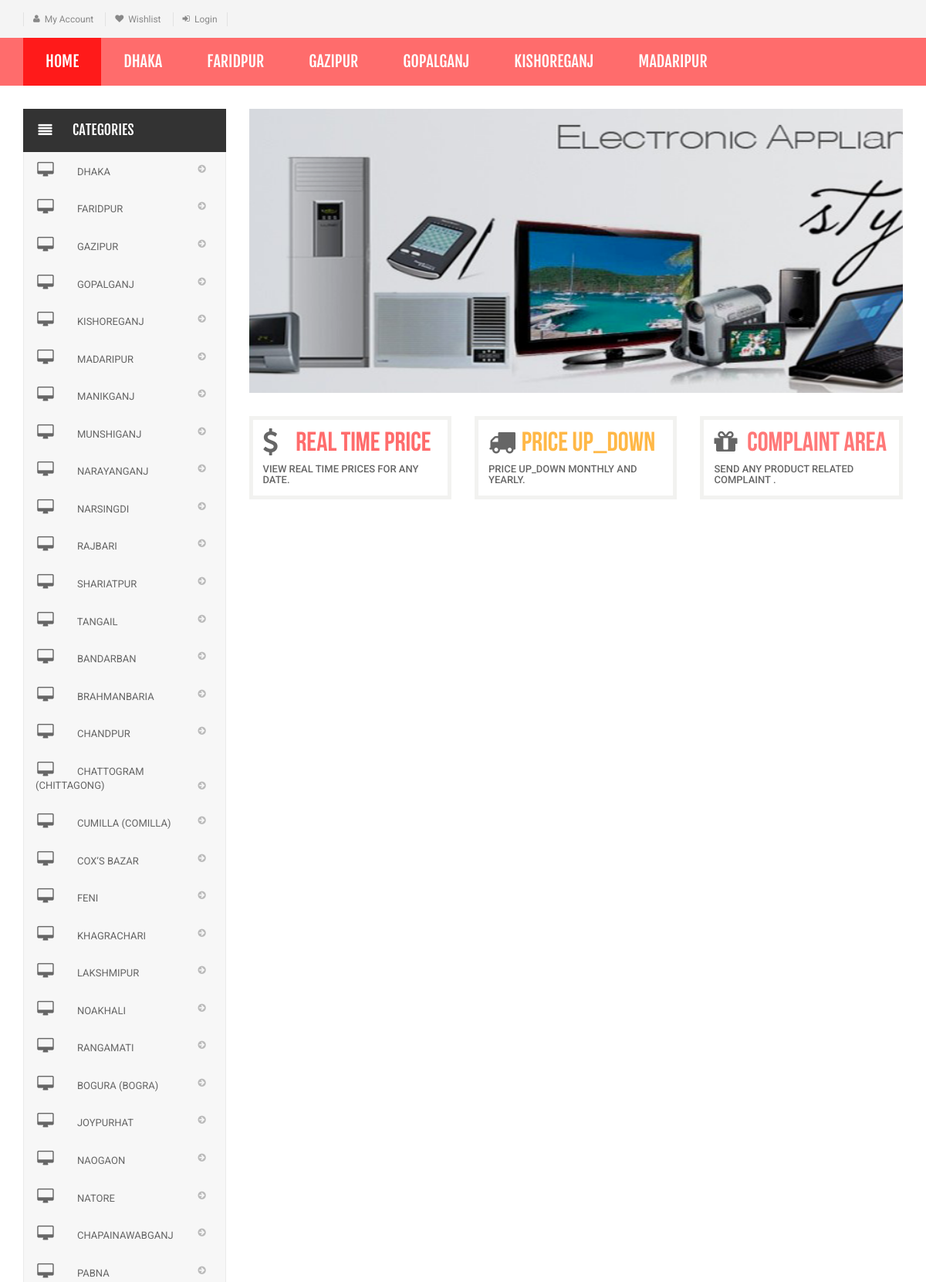
Screenshot of /Food/index.php (upper part) with the database file from the repository.
### tables this page shows
CREATE TABLE `category` (
  `id` int(11) NOT NULL,
  `categoryName` varchar(255) DEFAULT NULL,
  `categoryDescription` longtext DEFAULT NULL,
  `creationDate` timestamp NOT NULL DEFAULT current_timestamp(),
  `updationDate` varchar(255) DEFAULT NULL
);

### Food/index.php (the view, shortened to what this page needs)
<?php session_start();
include('includes/config.php');
?>
<!DOCTYPE html>
<html lang="en">
	<head>
	    <link rel="stylesheet" href="assets/css/bootstrap.min.css">
	    <link rel="stylesheet" href="assets/css/main.css">
	    <link rel="stylesheet" href="assets/css/red.css">
	    <link rel="stylesheet" href="assets/css/owl.carousel.css">
		<link rel="stylesheet" href="assets/css/owl.transitions.css">
		<link href="assets/css/lightbox.css" rel="stylesheet">
		<link rel="stylesheet" href="assets/css/animate.min.css">
		<link rel="stylesheet" href="assets/css/rateit.css">
		<link rel="stylesheet" href="assets/css/bootstrap-select.min.css">
		<link rel="stylesheet" href="assets/css/config.css">
		<link href="assets/css/green.css" rel="alternate stylesheet" title="Green color">
		<link href="assets/css/blue.css" rel="alternate stylesheet" title="Blue color">
		<link href="assets/css/red.css" rel="alternate stylesheet" title="Red color">
		<link href="assets/css/orange.css" rel="alternate stylesheet" title="Orange color">
		<link href="assets/css/dark-green.css" rel="alternate stylesheet" title="Darkgreen color">
		<link rel="stylesheet" href="assets/css/font-awesome.min.css">
	</head>
    <body class="cnt-home">
<header class="header-style-1">
<?php include('includes/top-header.php');?>
<?php include('includes/menu-bar.php');?>
</header>
<div class="body-content outer-top-xs" id="top-banner-and-menu">
	<div class="container">
		<div class="furniture-container homepage-container">
		<div class="row">
			<div class="col-xs-12 col-sm-12 col-md-3 sidebar">
	<?php include('includes/side-menu.php');?>
			</div>
			<div class="col-xs-12 col-sm-12 col-md-9 homebanner-holder">
<div id="hero" class="homepage-slider3">
	<div id="owl-main" class="owl-carousel owl-inner-nav owl-ui-sm">
		<div class="full-width-slider">
			<div class="item" style="background-image: url(assets/images/sliders/slider1.png);">
			</div>
		</div>
	</div>
</div>
<div class="info-boxes wow fadeInUp">
	<div class="info-boxes-inner">
		<div class="row">
			<div class="col-md-6 col-sm-4 col-lg-4">
				<div class="info-box">
					<div class="row">
						<div class="col-xs-2">
						     <i class="icon fa fa-dollar"></i>
						</div>
						<div class="col-xs-10">
							<h4 class="info-box-heading green">Real Time Price</h4>
						</div>
					</div>
					<h6 class="text">View Real Time Prices For Any Date.</h6>
				</div>
			</div>
			<div class="hidden-md col-sm-4 col-lg-4">
				<div class="info-box">
					<div class="row">
						<div class="col-xs-2">
							<i class="icon fa fa-truck"></i>
						</div>
						<div class="col-xs-10">
							<h4 class="info-box-heading orange">Price Up_Down</h4>
						</div>
					</div>
					<h6 class="text">Price Up_Down Monthly and yearly.</h6>
				</div>
			</div>
			<div class="col-md-6 col-sm-4 col-lg-4">
				<div class="info-box">
					<div class="row">
						<div class="col-xs-2">
							<i class="icon fa fa-gift"></i>
						</div>
						<div class="col-xs-10">
							<h4 class="info-box-heading red">Complaint Area</h4>
						</div>
					</div>
					<h6 class="text">send any product related Complaint .</h6>
				</div>
			</div>
		</div>
	</div>
</div>
			</div>
		</div>
</div>
</div>
</body>
</html>

### Food/includes/menu-bar.php (shortened to what this page needs)
<div class="header-nav animate-dropdown">
    <div class="container">
        <div class="yamm navbar navbar-default" role="navigation">
            <div class="nav-bg-class">
                <div class="navbar-collapse collapse" id="mc-horizontal-menu-collapse">
	<div class="nav-outer">
		<ul class="nav navbar-nav">
			<li class="active dropdown yamm-fw">
				<a href="index.php" data-hover="dropdown" class="dropdown-toggle">Home</a>
			</li>
              <?php $sql=mysqli_query($con,"select id,categoryName  from category limit 6");
while($row=mysqli_fetch_array($sql))
{
    ?>
			<li class="dropdown yamm">
				<a href="category.php?cid=<?php echo $row['id'];?>"> <?php echo $row['categoryName'];?></a>
			</li>
			<?php } ?>
		</ul>
		<div class="clearfix"></div>
	</div>
</div>
            </div>
        </div>
    </div>
</div>

### Food/includes/side-menu.php
<div class="side-menu animate-dropdown outer-bottom-xs">
    <div class="head"><i class="icon fa fa-align-justify fa-fw"></i> Categories</div>
    <nav class="yamm megamenu-horizontal" role="navigation">
        <ul class="nav">
            <li class="dropdown menu-item">
              <?php $sql=mysqli_query($con,"select id,categoryName  from category");
while($row=mysqli_fetch_array($sql))
{
    ?>
                <a href="category.php?cid=<?php echo $row['id'];?>" class="dropdown-toggle"><i class="icon fa fa-desktop fa-fw"></i>
                <?php echo $row['categoryName'];?></a>
                <?php }?>
</li>
</ul>
    </nav>
</div>

### Food/assets/css/red.css (style rules this page uses)
a { color: #ff6c6c; }
.header-style-1 .header-nav { background: #ff6c6c; }
.cnt-home .header-style-1 .header-nav .navbar .navbar-nav > li.active { background: #ff1a1a; }
.info-box .info-box-heading.green { color: #ff6c6c; }

### Food/assets/css/lightbox.css (style rules this page uses)
body:after { content: url(../images/close.png) url(../images/loading.gif) url(../images/prev.png) url(../images/next.png); display: none; }

### Food/assets/css/green.css (style rules this page uses)
a { color: #abd07e; }
.header-style-1 .header-nav { background: #abd07e; }
.cnt-home .header-style-1 .header-nav .navbar .navbar-nav > li.active { background: #84b943; }
.info-box .info-box-heading.green { color: #abd07e; }

### Food/assets/css/blue.css (style rules this page uses)
a { color: #3498db; }
.header-style-1 .header-nav { background: #3498db; }
.cnt-home .header-style-1 .header-nav .navbar .navbar-nav > li.active { background: #1d6ca1; }
.info-box .info-box-heading.green { color: #3498db; }

### Food/assets/css/orange.css (style rules this page uses)
a { color: #f39c12; }
.header-style-1 .header-nav { background: #f39c12; }
.cnt-home .header-style-1 .header-nav .navbar .navbar-nav > li.active { background: #ab6c09; }
.info-box .info-box-heading.green { color: #f39c12; }

### Food/assets/css/dark-green.css (style rules this page uses)
a { color: #12cca7; }
.header-style-1 .header-nav { background: #12cca7; }
.cnt-home .header-style-1 .header-nav .navbar .navbar-nav > li.active { background: #0b816a; }
.info-box .info-box-heading.green { color: #12cca7; }

### rows the page displays
category: categoryName "DHAKA"
category: categoryName "FARIDPUR"
category: categoryName "GAZIPUR"
category: categoryName "GOPALGANJ"
category: categoryName "KISHOREGANJ"
category: categoryName "MADARIPUR"
category: categoryName "MANIKGANJ"
category: categoryName "MUNSHIGANJ"
category: categoryName "NARAYANGANJ"
category: categoryName "NARSINGDI"
category: categoryName "RAJBARI"
category: categoryName "SHARIATPUR"
category: categoryName "TANGAIL"
category: categoryName "BANDARBAN"
category: categoryName "BRAHMANBARIA"
category: categoryName "CHANDPUR"
category: categoryName "CHATTOGRAM (CHITTAGONG)"
category: categoryName "CUMILLA (COMILLA)"
category: categoryName "COX’S BAZAR"
category: categoryName "FENI"
category: categoryName "KHAGRACHARI"
category: categoryName "LAKSHMIPUR"
category: categoryName "NOAKHALI"
category: categoryName "RANGAMATI"
category: categoryName "BOGURA (BOGRA)"
category: categoryName "JOYPURHAT"
category: categoryName "NAOGAON"
category: categoryName "NATORE"
category: categoryName "CHAPAINAWABGANJ"
category: categoryName "PABNA"
